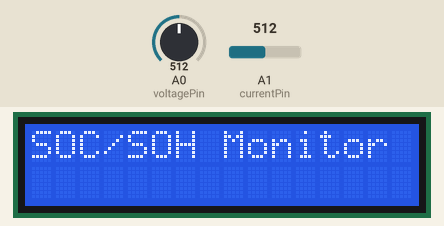
Simulated run of this sketch. Board: Arduino Uno, built with avr-gcc and run on an emulated ATmega328P. Parts: 16×2 character LCD. The inputs (shaded band) are chosen by the test bench; at power-on: A0 (voltagePin) = 512, A1 (currentPin) = 512. What the sketch prints to the serial monitor is not drawn.

Above: at 0.1 s.
At 2.1 s:
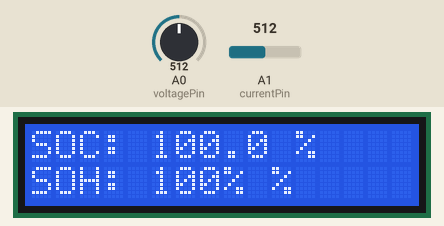

The sketch:

1.ino
```cpp
// Pin definitions
const int voltagePin = A0;  // Voltage divider input to measure battery voltage
const int currentPin = A1;  // Current sensor input (ACS712)
const int lcdRS = 7;        // RS pin of the LCD
const int lcdEN = 6;        // Enable pin of the LCD
const int lcdD4 = 5;        // Data pins of the LCD
const int lcdD5 = 4;
const int lcdD6 = 3;
const int lcdD7 = 2;

// Battery parameters
float batteryCapacity = 100.0;   // Rated capacity in Ah (e.g., 100Ah)
float currentSOC = 100.0;        // Initial SOC (%) assumed as fully charged
float maxVoltage = 12.6;         // Fully charged battery voltage
float minVoltage = 10.5;         // Minimum operating voltage
float measuredCapacity = 0.0;    // Measured capacity (Ah)
float initialCapacity = 100.0;   // Initial capacity of the battery (Ah)

// Time parameters
unsigned long lastMillis = 0;    // To calculate elapsed time for SOC updates
const unsigned long interval = 1000; // Update every second

// Include LiquidCrystal library
#include <LiquidCrystal.h>
LiquidCrystal lcd(lcdRS, lcdEN, lcdD4, lcdD5, lcdD6, lcdD7);

void setup() {
  // Initialize the serial monitor and LCD
  Serial.begin(9600);
  lcd.begin(16, 2);  // Initialize a 16x2 LCD
  lcd.print("SOC/SOH Monitor");
  delay(2000);
  lcd.clear();
}

void loop() {
  // Step 1: Read the battery voltage
  float rawVoltage = analogRead(voltagePin);
  float batteryVoltage = (rawVoltage * 5.0 / 1023.0) * ((10.0 + 5.0) / 5.0); // Assuming a 10k-5k voltage divider
  Serial.print("Voltage: ");
  Serial.print(batteryVoltage);
  Serial.println(" V");

  // Step 2: Read the current from ACS712
  float rawCurrent = analogRead(currentPin);
  float current = (rawCurrent * 5.0 / 1023.0 - 2.5) / 0.066; // Assuming 66mV/A sensitivity for ACS712
  Serial.print("Current: ");
  Serial.print(current);
  Serial.println(" A");

  // Step 3: Calculate SOC using Coulomb counting
  unsigned long currentMillis = millis();
  if (currentMillis - lastMillis >= interval) {
    lastMillis = currentMillis;
    // SOC decreases with current draw over time
    float energyConsumed = (current * (interval / 3600000.0)); // Convert milliseconds to hours
    measuredCapacity += energyConsumed;                       // Increment consumed capacity
    currentSOC = 100.0 * ((batteryCapacity - measuredCapacity) / batteryCapacity);
    if (currentSOC < 0) currentSOC = 0;  // Prevent negative SOC
    Serial.print("SOC: ");
    Serial.print(currentSOC);
    Serial.println(" %");
  }

  // Step 4: Calculate SOH
  float SOH = (measuredCapacity / initialCapacity) * 100.0;
  Serial.print("SOH: ");
  Serial.print(SOH);
  Serial.println(" %");

  // Step 5: Display results on the LCD
  lcd.setCursor(0, 0);
  lcd.print("SOC: ");
  lcd.print(currentSOC, 1);
  lcd.print(" %");
  lcd.setCursor(0, 1);
  lcd.print("SOH: ");
  lcd.print("100%");
  // lcd.print(SOH, 1);
  lcd.print(" %");

  delay(500);  // Small delay for stability
}
```
